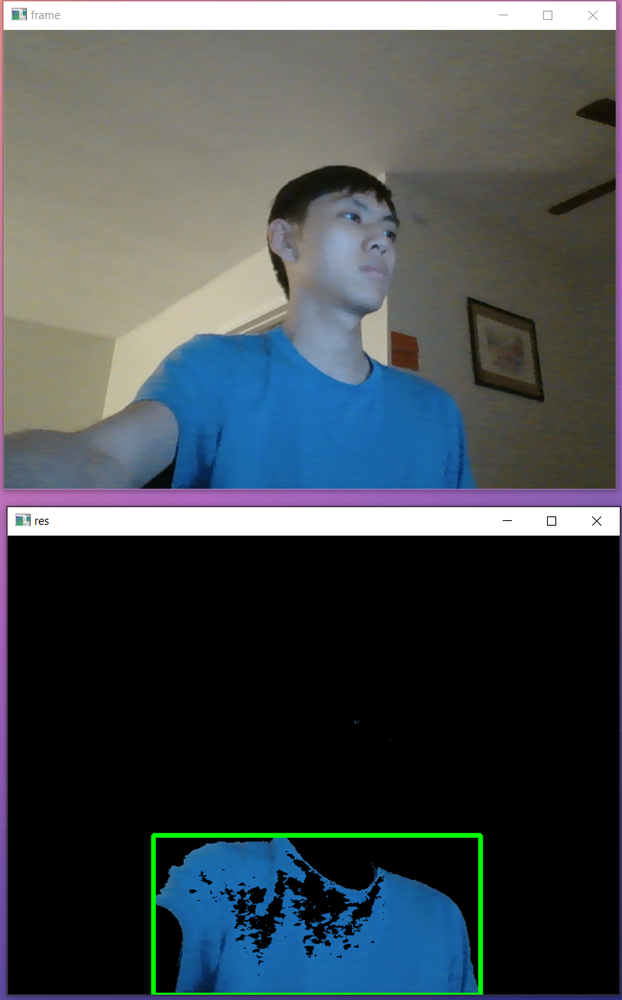
#> input picture Color Tracker.png, 622 x 1000 px, shrunk from 813 x 1307 before the run, given in place of the camera
$ python color_tracker.py
#> lines starting #> are read from the running program, lines starting #| are printed output that depends on the picture; after the words box and inside, x2 and y2 are one past the last pixel; in counts of white or black regions, pixels touching at a corner belong together
#modified from https://pythonprogramming.net/color-filter-python-opencv-tutorial/
#added contour finding

import cv2
import numpy as np

cap = cv2.VideoCapture(0)

while(1):
    _, frame = cap.read()
#> frame is the input picture: shape (1000, 622, 3); mean B, G, R 78.6, 74.2, 66.5
    hsv = cv2.cvtColor(frame, cv2.COLOR_BGR2HSV)
#> hsv: shape (1000, 622, 3); mean H, S, V 33.6, 49.2, 86

    lower_blue = np.array([30,150,50])
    upper_blue = np.array([255,255,180])

    mask = cv2.inRange(hsv, lower_blue, upper_blue)
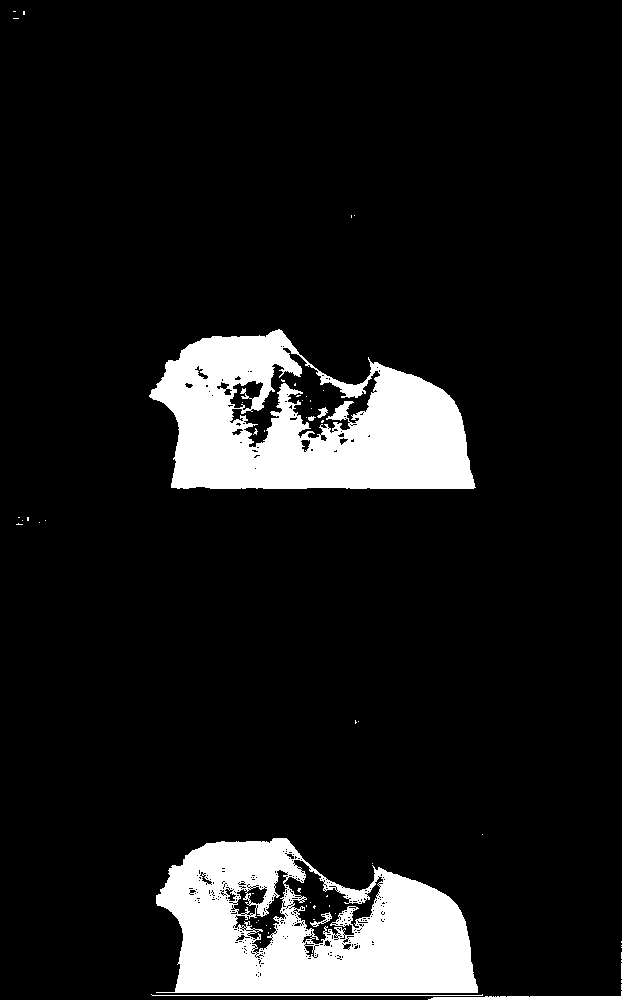
#> mask: shape (1000, 622); 10.5% white; 58 white regions (51 under 20 px)
    res = cv2.bitwise_and(frame,frame, mask= mask)
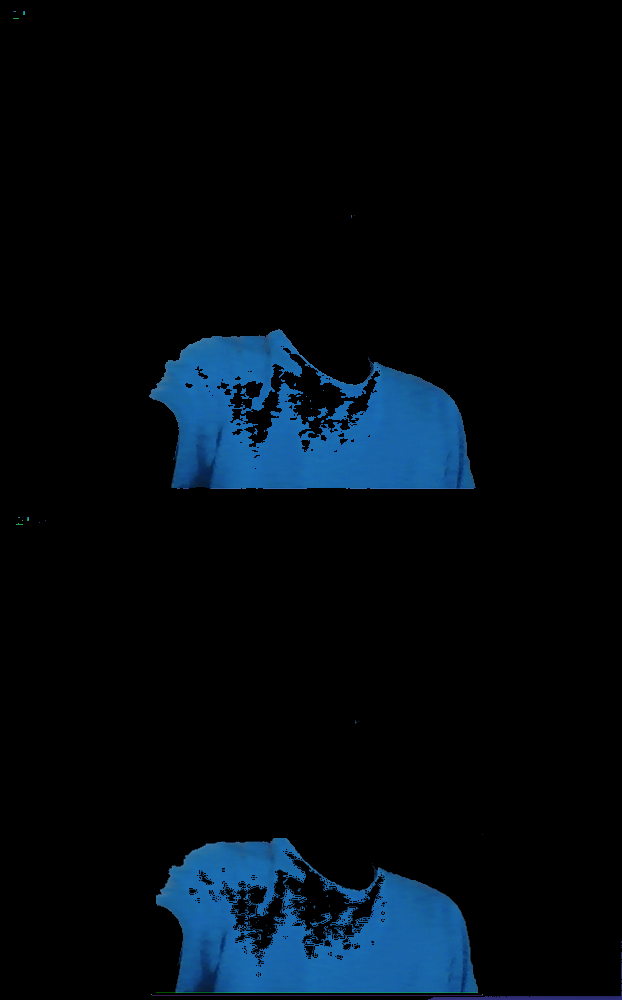
#> res: shape (1000, 622, 3); mean B, G, R 16.8, 10.2, 2.7

    cv2.imshow('frame',frame)
    #cv2.imshow('mask',mask)

    contours, hierarchy = cv2.findContours(mask,cv2.RETR_TREE,cv2.CHAIN_APPROX_SIMPLE)[-2:]
#> contours = 609 contours, 575 with area under 20; largest, box (x1, y1, x2, y2) and area: (149, 329, 476, 489) 37424, (156, 838, 478, 993) 37034, (229, 347, 381, 448) 4996, (283, 859, 384, 945) 3169, (234, 869, 289, 953) 1346
    areas = [cv2.contourArea(c) for c in contours]
#> areas = 609 values, max 37423.5 at index 534, min 0 at index 2, mean 145.9
    try:
        max_index = np.argmax(areas)
#> max_index = 534
    except:
        continue

    cnt = contours[max_index]
#> cnt = contour of 326 points, box (x1, y1, x2, y2) (149, 329, 476, 489), area 37424
    x,y,w,h = cv2.boundingRect(cnt)
#> x = 149; y = 329; w = 327; h = 160
    cv2.rectangle(res,(x,y),(x+w,y+h),(0,255,0),3)
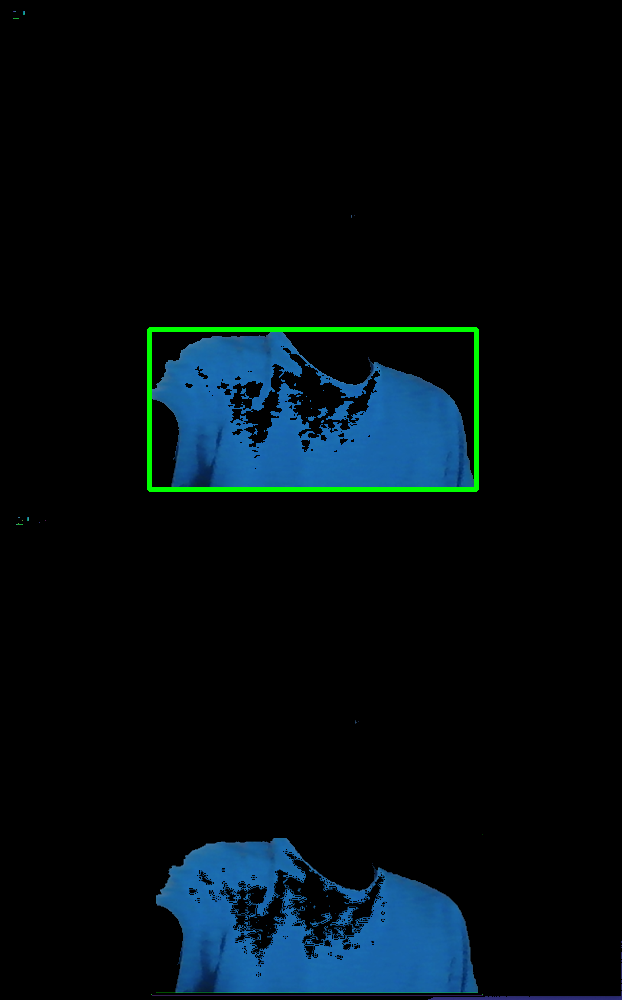
#> res: shape (1000, 622, 3); 0.78% of pixels changed, all inside (x1, y1, x2, y2) = (147, 327, 479, 492)
    cv2.imshow('res',res)

    k = cv2.waitKey(5) & 0xFF
#> (key Esc is pressed here)
    if k == 27:
        break

cv2.destroyAllWindows()
cap.release()

$ run again, on Dominant Color.png
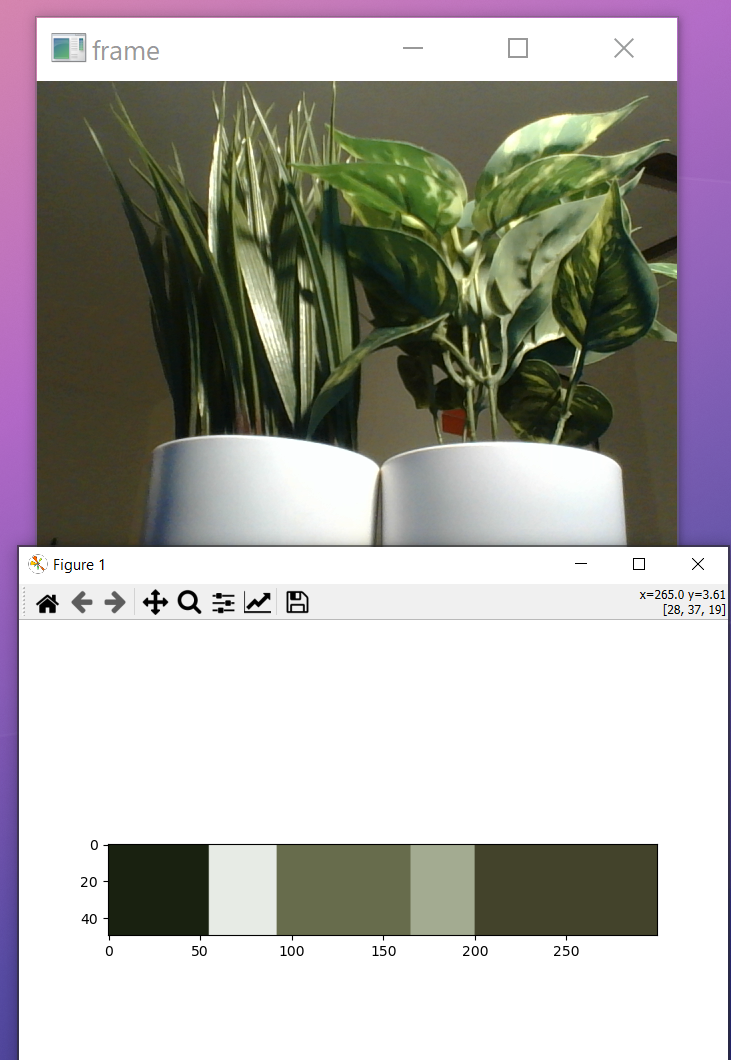
#> input picture Dominant Color.png, 731 x 1060 px, given in place of the camera
#> frame is the input picture: shape (1060, 731, 3); mean B, G, R 166.7, 170.2, 173.2
#> hsv: shape (1060, 731, 3); mean H, S, V 31.9, 48.6, 178.3
#> `mask = cv2.inRange(hsv, lower_blue, upper_blue)`:
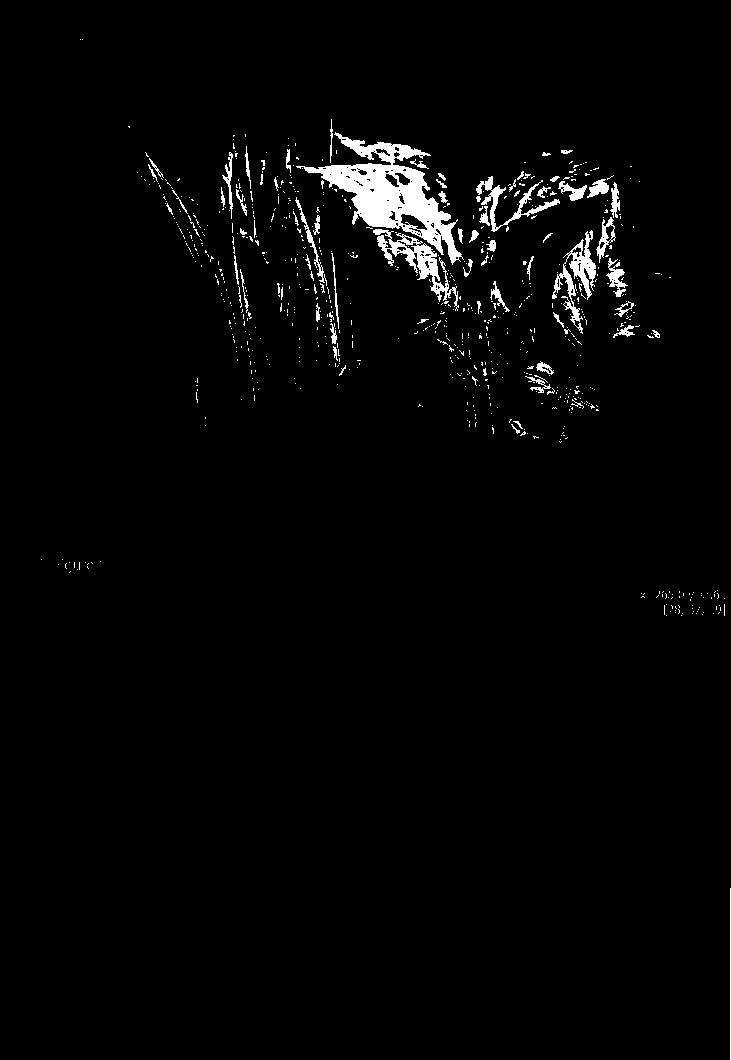
#> mask: shape (1060, 731); 2.3% white; 768 white regions (698 under 20 px)
#> contours = 919 contours, 860 with area under 20; largest, box (x1, y1, x2, y2) and area: (296, 132, 464, 265) 7037, (373, 229, 459, 311) 1390, (552, 230, 596, 334) 1081, (476, 176, 560, 232) 658, (596, 217, 616, 263) 323
#> areas = 919 values, max 7037 at index 857, min 0 at index 0, mean 16.76
#> max_index = 857
#> cnt = contour of 450 points, box (x1, y1, x2, y2) (296, 132, 464, 265), area 7037
#> x = 296; y = 132; w = 168; h = 133
#> `cv2.rectangle(res,(x,y),(x+w,y+h),(0,255,0),3)`:
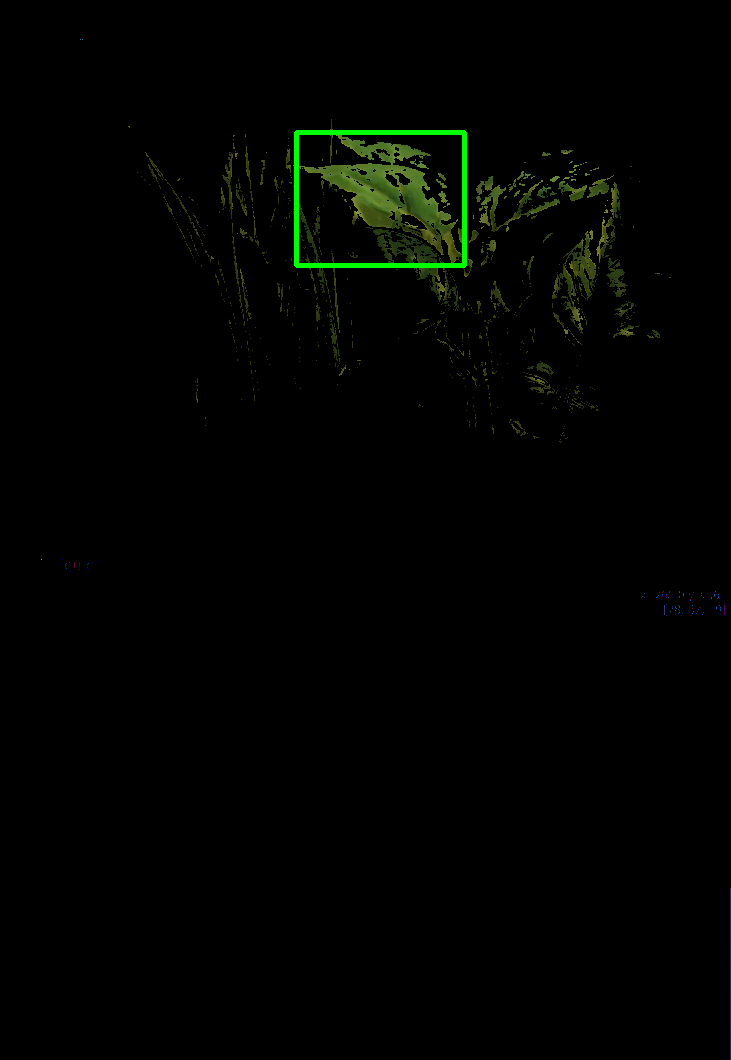
#> res: shape (1060, 731, 3); mean B, G, R 0.7, 2.9, 1.5
